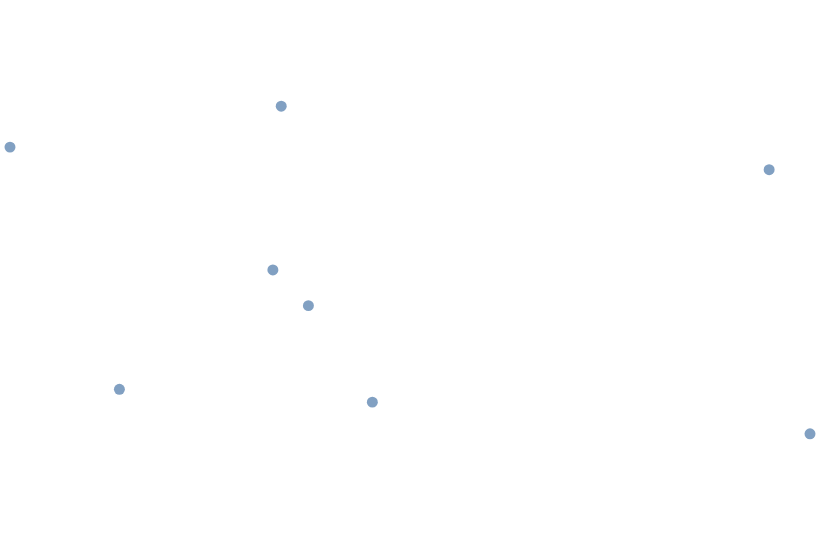

Specify this chart in Vega-Lite:
### Vega-Lite specification from a JSON file in a GitHub repository (floating-point values rounded to 4 significant figures)
{"$schema": "https://vega.github.io/schema/vega-lite/v6.json", "padding": 5, "autosize": "none", "width": 400, "height": 260, "data": {"values": [{"lon": -74, "lat": 40.7, "n": 8}, {"lon": 2.35, "lat": 48.85, "n": 5}, {"lon": 139.7, "lat": 35.7, "n": 9}, {"lon": 151.2, "lat": -33.9, "n": 3}, {"lon": -43.2, "lat": -22.9, "n": 6}, {"lon": 28, "lat": -26.2, "n": 2}, {"lon": null, "lat": 10, "n": 1}, {"lon": 10, "lat": null, "n": 1}]}, "projection": {"type": "mercator"}, "mark": "circle", "encoding": {"longitude": {"field": "lon", "type": "quantitative"}, "latitude": {"field": "lat", "type": "quantitative"}}}
